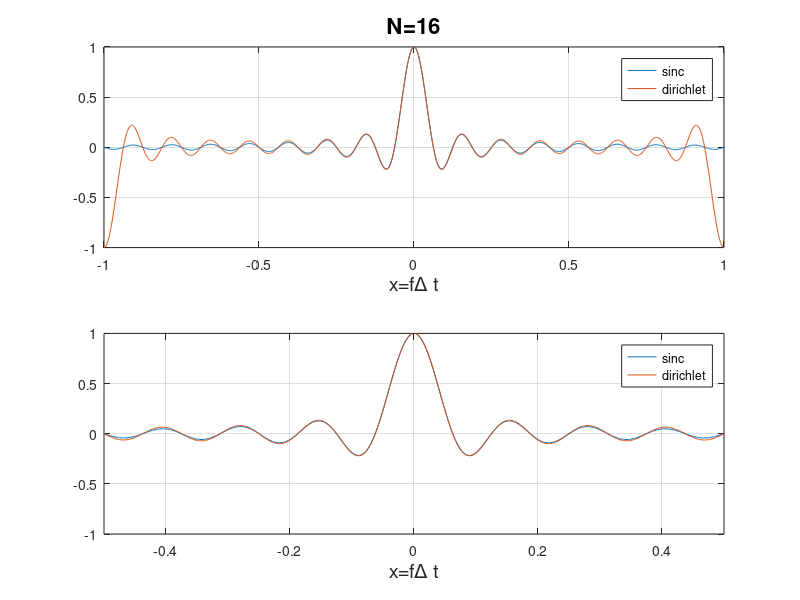

Reproduce this figure in MATLAB.
% matlab script to compare sinc and dirichlet kernels for different
% values of N
%
%%%%%%%%%%%%%%%%%%%%%%%%%%%%%%%%%%%%%%%%%%%%%%%%%%%%%%%%%%%%%%%%%%%%

% label for dirichlet kernel
N = 16;

% discrete x values (x=f*Delta t)
xmax = 1;
xmin = -xmax;
numX = 1024;
deltaX = (xmax-xmin)/numX;
x = xmin+deltaX*[0:numX-1];

% dirichlet kernel D_N(x) = sin(N pi x)/(N sin(pi x))
d = sin(N*pi*x)./(N*sin(pi*x));

% sinc function sinc(N*pi*x) = sin(N pi x)/(N pi x)
s = sin(N*pi*x)./(N*pi*x);

% plot
figure(1)
subplot(2,1,1)
plot(x, s, x, d);
title('N=16','fontsize', 16); 
legend('sinc', 'dirichlet');
xlabel('x=f\Delta t','fontsize',14)
grid on;
subplot(2,1,2)
plot(x, s, x, d);; 
legend('sinc', 'dirichlet');
xlabel('x=f\Delta t','fontsize',14)
xlim([-0.5 0.5]);
grid on;

print -depsc2 -f1 dirichlet
